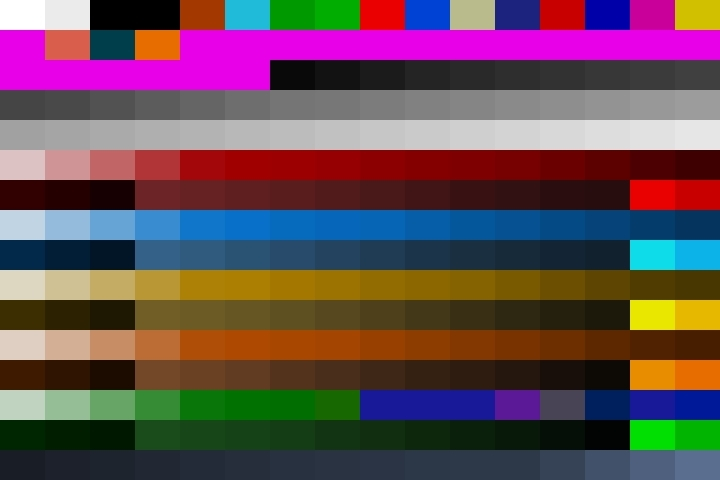
#> input picture source/magiclantern_simplified/data/vram/pal.jpg, 720 x 480 px; the run also reads 1 picture not shown here
$ python remap.py Palette.jpg Palette.jpg Palette.jpg   (Python 2 division)
#> lines starting #> are read from the running program, lines starting #| are printed output that depends on the picture
#!/usr/bin/env python2
# remap.py
# Remap any image to Magic Lantern BVRAM palette.
# Useful for converting a bitmap in cropmarks fromat.

# Author: Alex Dumitrache <broscutamaker@gmail.com>
# License: GPL

# Usage:
# remap.py image.bmp Palette.jpg mycrop.bmp

# Dependencies: pylab, PIL, imagemagick.

# Pure white (255,255,255) becomes transparent (0).
# Pure black (0,0,0) becomes semi-transparent black (3).
# Only first 80 colors (the safe ones) are used.

from pylab import *
import os, sys
import Image

try:
    a = sys.argv[3]
except:
    print "Usage:\nremap.py image.jpg Palette.jpg mycrop.bmp"
    raise SystemExit

# [14 lines left out: function read_ch, not called in this run]

def read_rgb(f):
#> called with f = 'pal.jpg'
    M = zeros([16,16,3])
    im = flipud(imread(f))
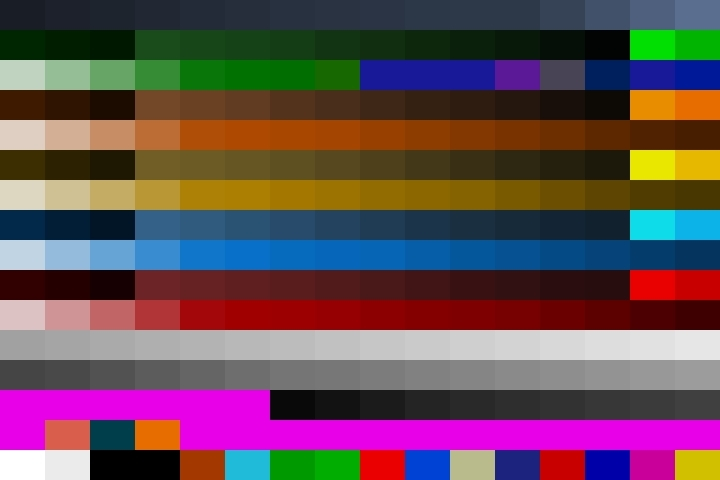
#> im: shape (480, 720, 3); mean R, G, B 100.7, 75.6, 82.6
    h,w,c = im.shape
#> h = 480; w = 720; c = 3
    assert c==3
    lw = w/16
#> lw = 45
    lh = h/16
#> lh = 30

    for c in range(3):
        for i in range(16):
            for j in range(16):
                ia = i*lh+5
                ib = (i+1)*lh-5
                ja = j*lw+5
                jb = (j+1)*lw-5
                M[i,j,c] = mean(im[ia:ib,ja:jb,c])
    return M

# [22 lines left out: function RGB2HSL, not called in this run]

def remap_rgb(im,M):
    h,w,c = im.shape
    assert c==3
    newim = zeros((h,w))
    mf = M.flatten().reshape((256,3))
    for i in range(h):
        for j in range(w):
            rgb = im[i,j]
            dif = mf - rgb*ones((256,1))
            dif = (dif**2).sum(1)
            ind = argmin(dif[:80]) # only first 80 entries are safe
            #~ print rgb
            if tuple(rgb) == (255,255,255):
                #~ print "transparent"
                ind = 0
            #~ print tuple(rgb)
            if tuple(rgb) == (0,0,0):
                #~ print "semitransparent"
                ind = 3
            newim[i,j] = ind
        if i % 50 == 0: print >> sys.stderr, "%d%%" % round(i * 100.0 / h)
    return newim

# [32 lines left out: functions remap_hsl, save_img, not called in this run]

os.system("convert %s -type TrueColor -quality 100 tmp.png" % sys.argv[1])
os.system("convert %s -type TrueColor -quality 100 pal.jpg" % sys.argv[2])
M = read_rgb("pal.jpg")
for i in range(3):
    print M[:,:,i].astype(uint8)
#> this loop made 3 passes
#> (printed output is left out)
im = flipud(imread("tmp.png"))
if im.max() <= 1: im *= 255
print im.min(), im.max()
#| 0.0 255.0
imr = remap_rgb(im,M)
#> in remap_rgb, `mf = M.flatten().reshape((256,3))`: mf = 256 rows, first 8: [25.01, 29, 38], [29, 33, 44], [29, 36, 46], [33.01, 39, 51], [35, 43, 56], [38, 46, 59], [40.01, 48.99, 64], [42, 51, 66]
#> after the loop in remap_rgb, `for i in range(h):`:
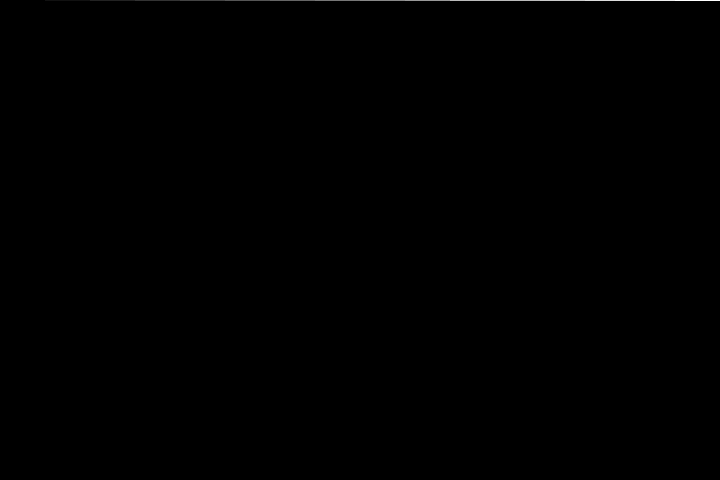
#> newim: shape (480, 720) float64; min 0, max 15, mean 0.0158; drawn with min black and max white
#> (the run stopped early here; a loop or call above may not have finished)
